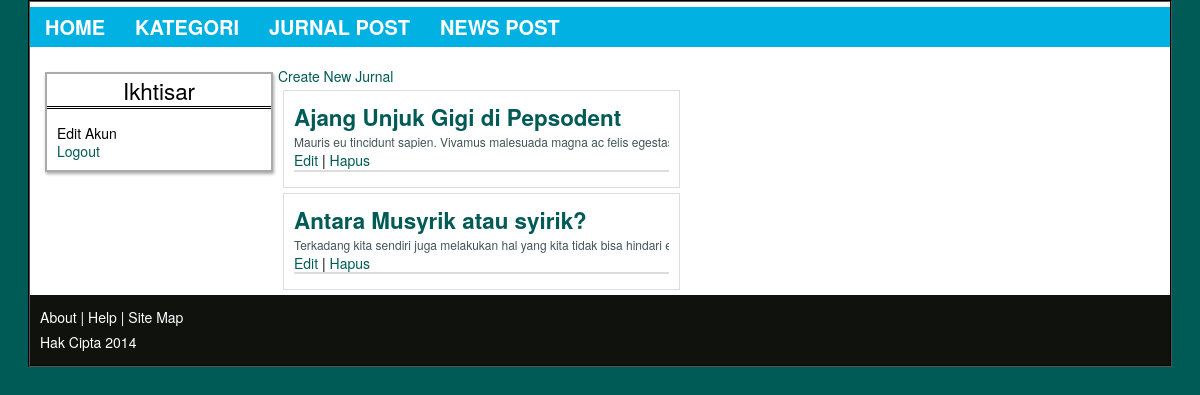
Screenshot of /admin/news-post.php (signed in) with the database file from the repository.
### tables this page shows
CREATE TABLE IF NOT EXISTS `db_news` (
  `id_news` int(11) NOT NULL,
  `judul` varchar(50) NOT NULL,
  `tgl_buat` datetime NOT NULL DEFAULT CURRENT_TIMESTAMP ON UPDATE CURRENT_TIMESTAMP,
  `kategori` varchar(32) NOT NULL,
  `isi` text NOT NULL,
  PRIMARY KEY (`id_news`),
  KEY `judul` (`judul`)
);

### admin/news-post.php (the view, shortened to what this page needs)
<!DOCTYPE html>
<HTML>
	<?php
		require_once "../koneksi.php";
	?>
<head>
<link href='../style/style.css' type='text/css' rel='stylesheet'/>
</head>
<body>
	<div id="wrapper">
	<?php
		include "nav.php";
	?>
	<?php
	if($_SESSION['username']=="admin"){
		?>
	<div id="jurnal-post">
		<div class="menu">
	<h3>Ikhtisar</h3>
		<div class='menu-in'>
			<ul>
				<li>Edit Akun</li>
				<li><a href='logout.php'>Logout</a></li>
			</ul>
		</div>
	</div>
		<div class="buat">
			<a href="input.php">Create New Jurnal</a>
		</div>
		<div style="float:left;width:50%;">
		<?php
			$kueri = mysqli_query($koneksi,"SELECT * FROM db_news") or die("gagal mengindetifikasi Jurnal Anda");
			while($co = mysqli_fetch_array($kueri)){
		?>
		<div class="jurnal_post">
			<div class="head-post"><h3><a href="<?php echo "edit_berita.php?id_jurnal=".$co['id_news'];?>"><?php echo $co['judul'];?></a></h3>
				<div class='desk-post'>
			<p><?php echo $co['isi']; ?></p>
		</div>
				<div class="edit">
					<a href="<?php echo "edit_jurnal.php?id_jurnal=".$co['id_news'];?>" title="Edit Jurnal Anda">Edit</a>
					| <a href="hapus_jurnal.php?id_jurnal=<?php echo $co['id_news'];?>" title="Hapus Jurnal">Hapus</a>
				</div>
			</div>
		</div>
		<?php
			};
		?>
		</div>
	<?php
}
	else{
		echo "<p>Anda Belum Login Sebagai Admin</p>";
	};
	?>
</div>
<div style="clear:both"/>
<?php
include("../footer.php");
?>
</div>
</body>
</HTML

### style/style.css (style rules this page uses)
a:link { text-decoration:none; -moz-transition:0s; -webkit-transition:0s; transition:0s; color:#005A55; }
body { font:normal normal 14px/1.3em "Helvetica Neue", Helvetica, Arial, sans-serif; background-color:#005A55; }
h3 { font-size:160%; }
h1,h2,h3,h4,h5,h6 { font-weight:bold;font-style:normal;line-height:normal; }
#wrapper { max-width:95%; margin:0 auto; border:2px groove #000; background-color:white; overflow:hidden; }
li { list-style:none; }
.desk-post { font-size:12px; color:#415457; text-overflow:ellipsis; overflow:hidden; white-space:nowrap; }
.post, .jurnal_post { max-width:67%; border:1px solid #ddd; margin:5px; padding:10px; overflow:hidden; background-color:white; }
.menu { float:left; width:20%; border:2px solid #aaa; box-shadow:1px 2px 3px #aaa; margin:5px; }
.menu h3 { margin-bottom:5px; border-bottom:3px double #000; font-weight:200; text-align:center; }
#jurnal-post { padding:10px; }
.head-post { border-bottom:2px double #ddd; margin-bottom:5px; }
.menu .menu-in { padding:10px; }

### admin/news-post.php (style rules this page uses)
#jurnal-post { margin-top:10px; }

### rows the page displays
db_news: judul "Ajang Unjuk Gigi di Pepsodent", isi "Mauris eu tincidunt sapien. Vivamus malesuada magna ac felis ege…"
db_news: judul "Antara Musyrik atau syirik?", isi "Terkadang kita sendiri juga melakukan hal yang kita tidak bisa hinda…"
